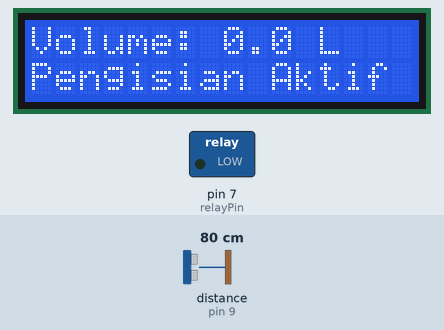
Bench run of a sketch on a simulated Arduino Uno, built with avr-gcc and run on an emulated ATmega328P. Parts: 16×2 character LCD, switched loads named in the sketch (green lamp = pin HIGH). Wiring (inferred from the names in the program): ultrasonic range finder: trigger pin 8; echo pin 9. The test bench sets the inputs (shaded band); at power-on: distance to the obstacle (sensor on pin 9) 80 cm. The echo pulse lasts 58.3 µs per cm; pins used as bus, display or sensor lines are not drawn; what the sketch prints to the serial monitor is not drawn.

Above: at 3.2 s.
3.3 s: distance to the obstacle (sensor on pin 9) set to 7 cm
At 5.1 s:
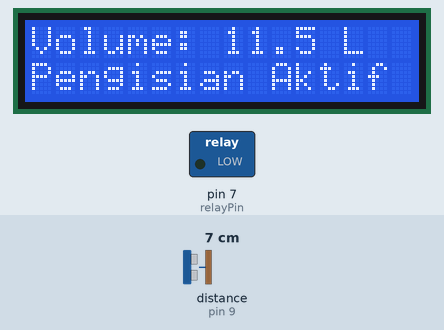
5.7 s: distance to the obstacle (sensor on pin 9) set to 4 cm
At 6.8 s:
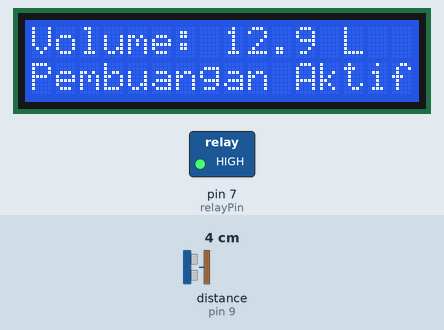
7.7 s: distance to the obstacle (sensor on pin 9) set to 2 cm
At 9.5 s:
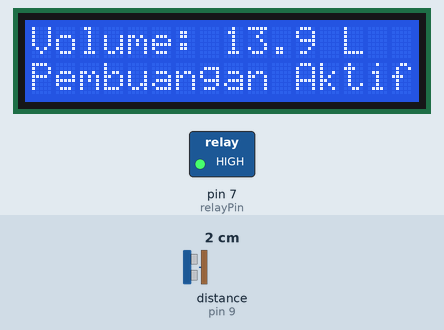
9.8 s: distance to the obstacle (sensor on pin 9) set to 35 cm
At 11.5 s:
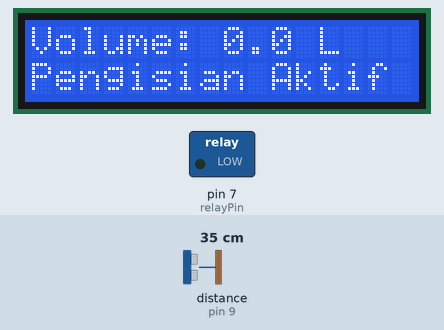
Timing chart, 0 to 12.9 s (numbered marks = the images above; inputs shaded):
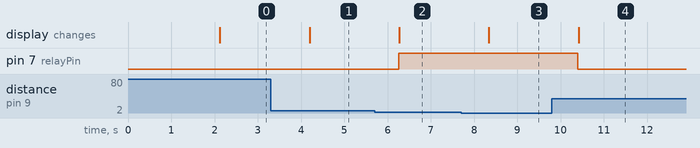

The sketch:

kelompok9_sistem_embedded.ino
```cpp
#include <Wire.h>
#include <LiquidCrystal_I2C.h>

// Inisialisasi LCD 16x2 dengan alamat I2C
LiquidCrystal_I2C lcd(0x27, 16, 2);

// Pin sensor ultrasonik
const int trigPin = 8;
const int echoPin = 9;

// Pin relay
const int relayPin = 7;

// Konstanta ukuran tangki (dalam cm)
const float tankHeight = 30; // Tinggi maksimal air dalam tangki
const float tankRadius = 12.5; // Radius tangki (untuk menghitung volume)

// Variabel untuk perhitungan
long duration;
float distance;
float waterVolume;

void setup() {
  // Inisialisasi pin
  pinMode(trigPin, OUTPUT);
  pinMode(echoPin, INPUT);
  pinMode(relayPin, OUTPUT);

  // Relay awalnya mati (solenoid valve tertutup)
  digitalWrite(relayPin, LOW);

  // Inisialisasi LCD
  lcd.init();
  lcd.backlight();
  lcd.setCursor(0, 0);
  lcd.print("Volume: ");
  lcd.setCursor(0, 1);
  lcd.print("Sistem Siap...");

  // Inisialisasi Serial Monitor
  Serial.begin(9600);
  Serial.println("Sistem Monitoring Air Aktif...");
  Serial.println("================================");
  delay(2000); // Tunggu 2 detik sebelum mulai
}

void loop() {
  // Mengukur jarak permukaan air
  distance = getWaterLevel();

  // Hitung volume air di tangki (menggunakan rumus volume silinder)
  if (distance < tankHeight) {
    float waterHeight = tankHeight - distance; // Tinggi air (dalam cm)
    waterVolume = 3.14 * tankRadius * tankRadius * (waterHeight / 1000.0); // Volume dalam liter
  } else {
    waterVolume = 0.0; // Tangki kosong
  }

  // Tampilkan volume air di LCD
  lcd.setCursor(0, 0);
  lcd.print("Volume: ");
  lcd.print(waterVolume, 1);
  lcd.print(" L     ");

  // Tampilkan hasil di Serial Monitor
  Serial.print("Volume Air: ");
  Serial.print(waterVolume, 1);
  Serial.println(" L");

  // Kontrol solenoid valve
  if (waterVolume > 12.0) { // Jika volume air lebih dari 10 liter
    digitalWrite(relayPin, HIGH); // Buka solenoid valve (air mengalir ke pembuangan)
    lcd.setCursor(0, 1);
    lcd.print("Pembuangan Aktif");
    Serial.println("Status: Pembuangan Aktif");
  } else {
    digitalWrite(relayPin, LOW); // Tutup solenoid valve (air mengalir ke tangki)
    lcd.setCursor(0, 1);
    lcd.print("Pengisian Aktif ");
    Serial.println("Status: Pengisian Aktif");
  }

  Serial.println("--------------------------------");
  delay(1000); // Update setiap 1 detik
}

// Fungsi untuk mendapatkan jarak permukaan air dari sensor ultrasonik
float getWaterLevel() {
  // Kirim sinyal TRIG
  digitalWrite(trigPin, LOW);
  delayMicroseconds(2);
  digitalWrite(trigPin, HIGH);
  delayMicroseconds(10);
  digitalWrite(trigPin, LOW);

  // Baca waktu pantulan (ECHO)
  duration = pulseIn(echoPin, HIGH);

  // Konversi waktu ke jarak (cm)
  float distance = duration * 0.034 / 2;

  // Pastikan jarak dalam batas tangki
  if (distance > tankHeight) {
    return tankHeight;
  } else {
    return distance;
  }
}
```

Measured:
- the behaviour switches between 6 and 5 cm on distance to the obstacle (sensor on pin 9) (found by bisection; images 1 and 2)
- after the input at 3.3 s, the display: changes after 0.90 s (image 1)
- after the input at 5.7 s, pin 7 (relayPin): LOW → HIGH after 0.56 s; the display: changes after 0.57 s (image 2)
- after the input at 7.7 s, the display: changes after 0.64 s (image 3)
- after the input at 9.8 s, pin 7 (relayPin): HIGH → LOW after 0.60 s; the display: changes after 0.62 s (image 4)
